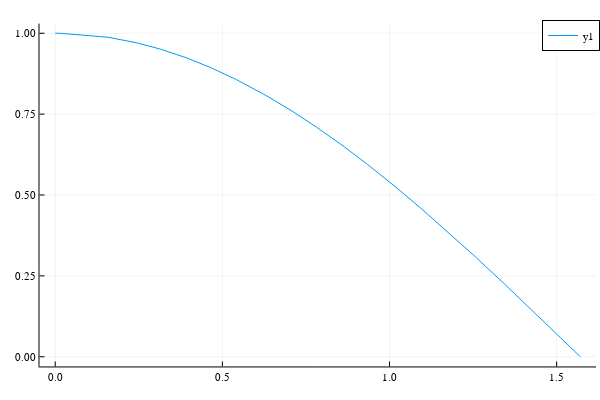

This figure's notebook cell:
### Code cell
plot(cos, 0, pi/2) #wykres funkcji cos(x) na przedziale [0,pi/2]

### Figure 1 — Plotly figure (JSON) as saved in the notebook; plotly's stock layout.template omitted (floating-point values rounded to 4 significant figures)
{"data": [{"colorbar": {"title": ""}, "legendgroup": "y1", "line": {"color": "rgba(0, 154, 250, 1.000)", "dash": "solid", "shape": "linear", "width": 1}, "mode": "lines", "name": "y1", "showlegend": true, "type": "scatter", "x": [0, 0.01534, 0.1572, 0.2424, 0.3145, 0.3928, 0.465, 0.5423, 0.632, 0.7117, 0.7815, 0.8577, 0.9343, 1.019, 1.1, 1.183, 1.254, 1.34, 1.421, 1.551, 1.571], "xaxis": "x", "y": [1, 0.9999, 0.9877, 0.9708, 0.951, 0.9238, 0.8938, 0.8565, 0.8069, 0.7573, 0.7098, 0.6542, 0.5944, 0.5242, 0.4539, 0.3777, 0.3115, 0.2286, 0.1491, 0.01996, 6.123e-17], "yaxis": "y", "zmax": null, "zmin": null}], "layout": {"annotations": [], "height": 400, "legend": {"bgcolor": "rgba(255, 255, 255, 1.000)", "bordercolor": "rgba(0, 0, 0, 1.000)", "borderwidth": 1, "font": {"color": "rgba(0, 0, 0, 1.000)", "family": "sans-serif", "size": 11}, "tracegroupgap": 0, "traceorder": "normal", "x": 1, "xanchor": "auto", "y": 1, "yanchor": "auto"}, "margin": {"b": 20, "l": 0, "r": 0, "t": 20}, "paper_bgcolor": "rgba(255, 255, 255, 1.000)", "plot_bgcolor": "rgba(255, 255, 255, 1.000)", "showlegend": true, "width": 600, "xaxis": {"anchor": "y", "domain": [0.06582, 0.9934], "gridcolor": "rgba(0, 0, 0, 0.100)", "gridwidth": 0.5, "linecolor": "rgba(0, 0, 0, 1.000)", "mirror": false, "range": [-0.04712, 1.618], "showgrid": true, "showline": true, "showticklabels": true, "tickangle": 0, "tickcolor": "rgb(0, 0, 0)", "tickfont": {"color": "rgba(0, 0, 0, 1.000)", "family": "sans-serif", "size": 11}, "tickmode": "array", "ticks": "inside", "ticktext": ["0.0", "0.5", "1.0", "1.5"], "tickvals": [0, 0.5, 1, 1.5], "title": "", "titlefont": {"color": "rgba(0, 0, 0, 1.000)", "family": "sans-serif", "size": 15}, "type": "-", "visible": true, "zeroline": false, "zerolinecolor": "rgba(0, 0, 0, 1.000)"}, "yaxis": {"anchor": "x", "domain": [0.03762, 0.9902], "gridcolor": "rgba(0, 0, 0, 0.100)", "gridwidth": 0.5, "linecolor": "rgba(0, 0, 0, 1.000)", "mirror": false, "range": [-0.03, 1.03], "showgrid": true, "showline": true, "showticklabels": true, "tickangle": 0, "tickcolor": "rgb(0, 0, 0)", "tickfont": {"color": "rgba(0, 0, 0, 1.000)", "family": "sans-serif", "size": 11}, "tickmode": "array", "ticks": "inside", "ticktext": ["0.00", "0.25", "0.50", "0.75", "1.00"], "tickvals": [0, 0.25, 0.5, 0.75, 1], "title": "", "titlefont": {"color": "rgba(0, 0, 0, 1.000)", "family": "sans-serif", "size": 15}, "type": "-", "visible": true, "zeroline": false, "zerolinecolor": "rgba(0, 0, 0, 1.000)"}}}
